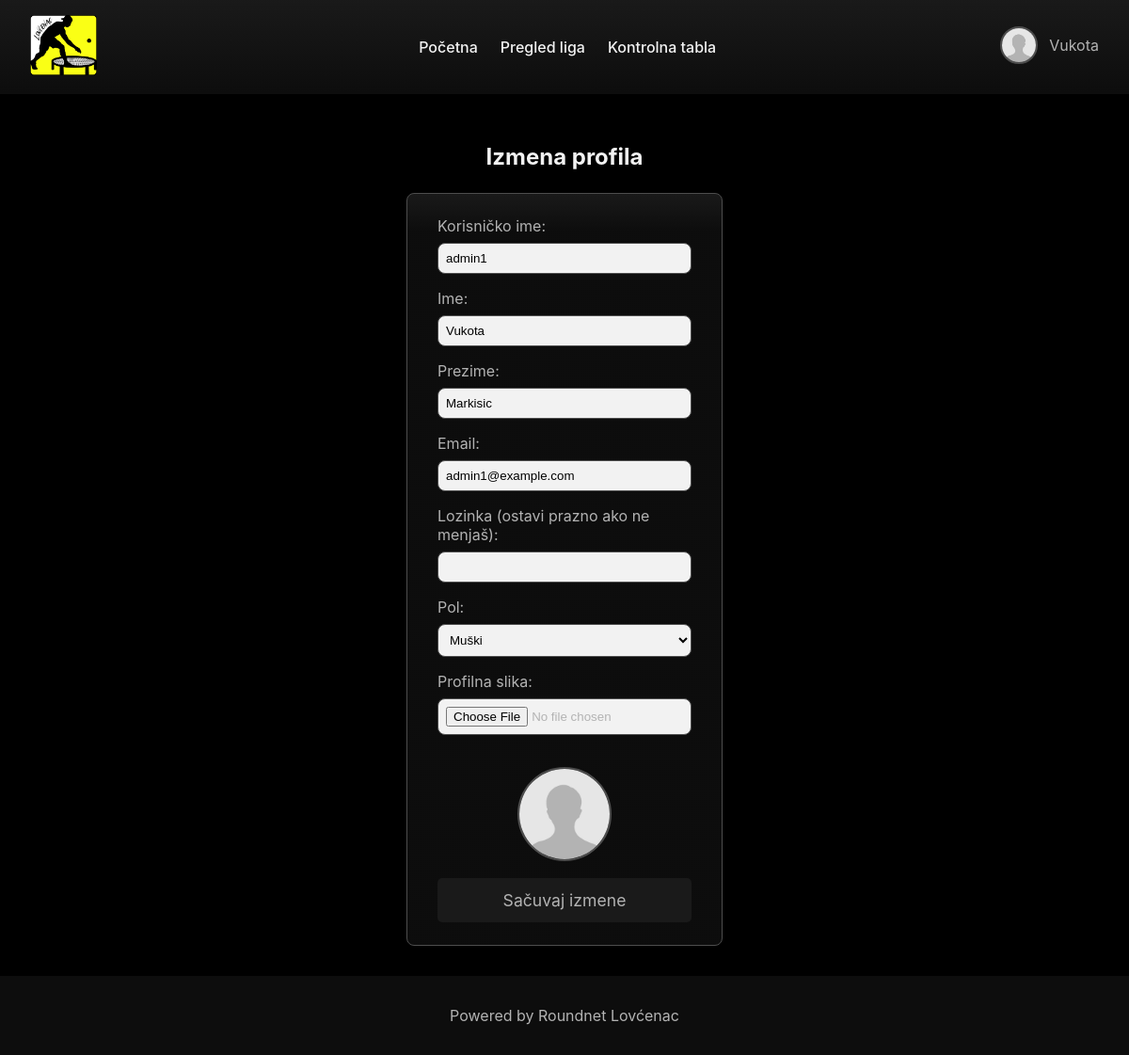
The page /edit_profile.php (signed in) on the database its author committed.
### tables this page shows
CREATE TABLE users (
    id INT AUTO_INCREMENT PRIMARY KEY,
    username VARCHAR(25) NOT NULL UNIQUE,
    ime VARCHAR(20) NOT NULL,
    prezime VARCHAR(30) NOT NULL,
    email VARCHAR(100) NOT NULL UNIQUE,
    password VARCHAR(255) NOT NULL,
    uloga ENUM('admin', 'user') NOT NULL DEFAULT 'user',
    profile_pic VARCHAR(255),
    gender ENUM('m', 'z') NOT NULL
);

### includes/db_utils.php (called while the page is built, shortened)
<?php
class DBUtils {
    private $conn;
    public function __construct($configFile = "config.ini") {
        if ($config = parse_ini_file($configFile)) {
            $host = $config["host"];
            $database = $config["database"];
            $user = $config["user"];
            $password = $config["password"];
            $this->conn = new PDO("mysql:host=$host;dbname=$database;charset=utf8", $user, $password);
            $this->conn->setAttribute(PDO::ATTR_ERRMODE, PDO::ERRMODE_EXCEPTION);
        }
    }
    public function getUserById($id) {
        try {
            $sql = "SELECT * FROM " . TBL_USERS . " WHERE " . COL_USER_ID . " = :id";
            $st = $this->conn->prepare($sql);
            $st->bindValue(":id", $id, PDO::PARAM_INT);
            $st->execute();
            return $st->fetch(PDO::FETCH_ASSOC);
        } catch (PDOException $e) {
            return false;
        }
    }
}
?>

### edit_profile.php (the view, shortened to what this page needs)
<?php
    require_once("includes/db_utils.php");
    $db = new DBUtils();
    $user = $db->getUserById($_SESSION['user']['id']);
?>
<!DOCTYPE html>
<html>
<head>
    <link rel="stylesheet" href="css/style.css">
</head>
<body>
    <?php include("includes/header.php") ?>
    <div id="main">
        <h2>Izmena profila</h2>
        <form method="POST" enctype="multipart/form-data">
            <label>Korisničko ime:</label>
            <input type="text" name="username" value="<?= htmlspecialchars($user['username']) ?>" required>
            <label>Ime:</label>
            <input type="text" name="ime" value="<?= htmlspecialchars($user['ime']) ?>" required>
            <label>Prezime:</label>
            <input type="text" name="prezime" value="<?= htmlspecialchars($user['prezime']) ?>" required>
            <label>Email:</label>
            <input type="email" name="email" value="<?= htmlspecialchars($user['email']) ?>" required>
            <label>Lozinka (ostavi prazno ako ne menjaš):</label>
            <input type="password" name="password">
            <label>Pol:</label>
            <select name="gender" required>
                <option value="m">Muški</option>
            </select>
            <label>Profilna slika:</label>
            <input type="file" name="profile_pic" accept="image/*" onchange="previewImage(event)">
            <div class="avatar-preview">
                <img src="<?= htmlspecialchars($user['profile_pic']) ?>" alt="Profilna slika" id="avatarPreview">
            </div>
            <button type="submit">Sačuvaj izmene</button>
        </form>
    </div>
</body>
</html>

### css/style.css (style rules this page uses)
*, *::before, *::after { box-sizing: border-box; }
:root { --bg-dark: hsl(0 0% 0%); --bg: hsl(0 0% 5%); --bg-light: hsl(0 0% 10%); --accent: hsl(61.28, 100%, 54.12%); --accent-muted: hsl(61.28, 100%, 44.12%); --alert: hsl(0, 100%, 54.12%); --ff: "Work sans", "Inter", sans-serif; --text: hsl(0 0% 95%); --text-muted: hsl(0 0% 70%); --highlight: hsl(0 0% 60%); --border: hsl(0 0% 30%); --gradient: linear-gradient(0deg, var(--bg) 95%, var(--bg-light)); --gradient-hover: linear-gradient(0deg, var(--bg), var(--bg-light)); font-family: var(--ff); }
html, body { height: 100%; margin: 0; font-family: var(--ff); background: var(--bg-dark); color: var(--text-muted); display: flex; flex-direction: column; }
#main { flex: 1; width: 100%; max-width: 400px; margin: 0 auto; padding: 2rem; border-radius: 8px; display: flex; flex-direction: column; align-items: center; }
h2 { margin-bottom: 1.5rem; color: var(--text); }
footer { width: 100%; text-align: center; padding: 1rem; background: var(--bg); color: var(--text-muted); }
.footer-link { color: var(--text-muted); text-decoration: none; transition: 0.3s; }
.avatar-preview { display: flex; flex-direction: column; align-items: center; margin: 10px 0; }
.avatar-preview img { display: block; width: 100px; height: 100px; object-fit: cover; border-radius: 50%; margin: 8px 0; border: 2px solid var(--border); }
form input[type="file"] { padding: 0.5rem; }
form { background: var(--gradient); padding: 1.5rem 2rem; border: 0.05rem solid var(--border); border-radius: 0.5rem; width: 100%; max-width: 400px; }
form label { display: block; margin-bottom: 0.5rem; color: var(--text-muted); }
form input, form select { width: 100%; padding: 0.5rem; margin-bottom: 1rem; border: 0.1rem solid var(--border); border-radius: 0.5rem; background-color: var(--text); }
form button { font-family: var(--ff); width: 100%; padding: 0.8rem; background-color: var(--bg-light); color: var(--text-muted); font-size: 1.1rem; border: none; border-radius: 5px; cursor: pointer; transition: 250ms; }

### rows shown on the page
users: username "admin1", ime "Vukota", prezime "Markisic", email "admin1@example.com", profile_pic (picture)

### other values the page prints
$_SESSION['user']['ime'] "Vukota"
